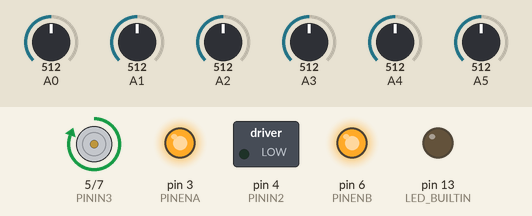
The sketch below on a simulated Arduino Uno, built with avr-gcc and run on an emulated ATmega328P. On the bench: motor-driver pin pairs drawn as motors (green arrow = first pin HIGH = forward, orange = second pin HIGH = backward, longer = more drive), switched loads named in the sketch (green lamp = pin HIGH), output pins drawn as LEDs (lit = HIGH). The test bench sets the inputs (shaded band); at power-on: A0 = 512, A1 = 512, A4 = 512, A5 = 512, A2 = 512, A3 = 512. Pins used as bus, display or sensor lines are not drawn; what the sketch prints to the serial monitor is not drawn.

Above: at 7.7 s.
7.8 s: A0 set to 524
At 8.3 s:
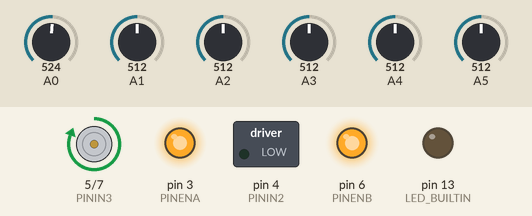
10.4 s: A1 set to 716
At 10.59 s:
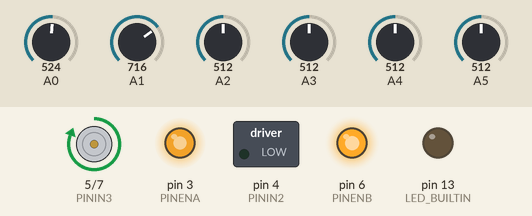
13.4 s: A4 set to 616
16.4 s: A4 set to 644
19.4 s: A5 set to 542
22.4 s: A5 set to 577
At 22.8 s:
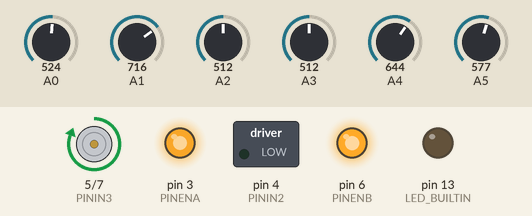
Timing chart, 0 to 25.4 s (numbered marks = the images above; inputs shaded):
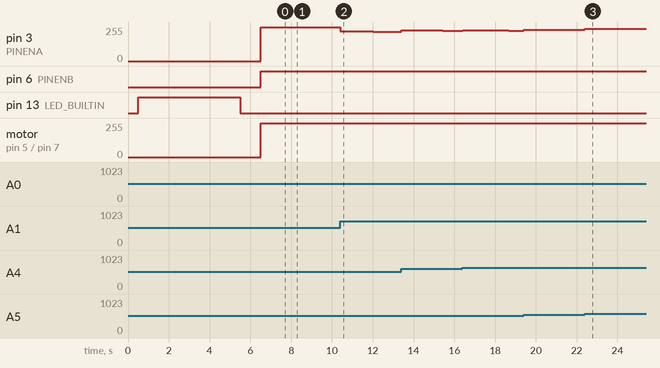

Measured:
- after the input at 7.8 s, pin 3 (PINENA): 255/255 → 253/255 at once, → 252/255 1.1 s later
- after the input at 10.4 s, pin 3 (PINENA): moves from 252/255 to 218/255 over 2.9 s, starting at once
- after the input at 22.4 s, pin 3 (PINENA): 233/255 → 241/255 at once, → 242/255 0.55 s later

The sketch:

SeguidorDeLinha.ino
```cpp
#include <QTRSensors.h>
//Portas driver motor
#define PININ1 2
#define PININ2 4
#define PININ3 5
#define PININ4 7
#define PINENA 3
#define PINENB 6
//define a velocidade base
#define SPEED0 255
// Valor para executar o percurso
int P;
int I;
int D;
int lastError = 0;
float   Kp = 0.25;
float 	Ki = 0.0008;
float   Kd = 0.04;
float 	dt = 0.1;
int setPoint = 2500;
int position;
QTRSensors qtr;

const uint8_t SensorCount = 6;
uint16_t sensorValues[SensorCount];

void setup()
{
  // Definições das portas digitais
  pinMode(PININ1, OUTPUT);
  pinMode(PININ2, OUTPUT);
  pinMode(PININ3, OUTPUT);
  pinMode(PININ4, OUTPUT);
  pinMode(PINENA, OUTPUT);
  pinMode(PINENB, OUTPUT);

  // configura os sensores
  qtr.setTypeAnalog();
  qtr.setSensorPins((const uint8_t[]){A5, A4, A3, A2, A1, A0}, SensorCount);
  qtr.setEmitterPin(2);

  delay(500);
  pinMode(LED_BUILTIN, OUTPUT);
  digitalWrite(LED_BUILTIN, HIGH); // liga a luz para indicar que está em modo de calibragem

  for (uint16_t i = 0; i < 200; i++)
  {
    qtr.calibrate();
  }
  digitalWrite(LED_BUILTIN, LOW); // desliga a luz para indicar que a calibragem acabou

  // mostra no Serial Monitor os valores de calibragem minima
  Serial.begin(9600);
  for (uint8_t i = 0; i < SensorCount; i++)
  {
    Serial.print(qtr.calibrationOn.minimum[i]);
    Serial.print(' ');
  }
  Serial.println();

  // mostra no Serial Monitor os valores de calibragem maxima
  for (uint8_t i = 0; i < SensorCount; i++)
  {
    Serial.print(qtr.calibrationOn.maximum[i]);
    Serial.print(' ');
  }
  Serial.println();
  Serial.println();
  delay(1000);
}

void loop()
{
    position = qtr.readLineWhite(sensorValues);
    PIDcontroller(position, setPoint);
}

void PIDcontroller(int position, int setPoint){
  int error = position - setPoint;
  P = error;
  I += (error*dt);
  D = (error - lastError)/dt;
  lastError = error;
  int motorspeed = P*Kp + I*Ki + D*Kd;
  int motorspeeda = SPEED0 + motorspeed;
  int motorspeedb = SPEED0 - motorspeed;

  //velocidade maxima
  if (motorspeeda > SPEED0) {
    motorspeeda = SPEED0;
   }
  if (motorspeedb > SPEED0) {
    motorspeedb = SPEED0;
  }
   //velocidade minima
   if (motorspeeda < -255) {
    motorspeeda = -255;
  }
  if (motorspeedb < -255)   {
    motorspeedb = -255;
  }
  motorControl(motorspeeda, motorspeedb);
}

void motorControl(int speedLeft, int speedRight) {
  //Robo vai pra frente;
  if (speedLeft > 0 && speedRight > 0){
    digitalWrite (PININ3, HIGH);
    digitalWrite (PININ4, LOW);

    digitalWrite (PININ1, HIGH);
    digitalWrite (PININ2, LOW);
  }
  //robo vira para esquerda
  else if(speedLeft < 0 && speedRight > 0) {
    speedLeft *= -1;
    digitalWrite (PININ3, HIGH);
    digitalWrite (PININ4, LOW);

    digitalWrite (PININ1, LOW);
    digitalWrite (PININ2, HIGH);
  }
  //motor vira para a direita
  else if(speedLeft > 0 && speedRight < 0){
    speedRight *= -1;
    digitalWrite (PININ3, LOW);
    digitalWrite (PININ4, HIGH);

    digitalWrite (PININ1, HIGH);
    digitalWrite (PININ2, LOW);
  }
  analogWrite (PINENA, speedLeft);
  analogWrite (PINENB, speedRight);
}
```
